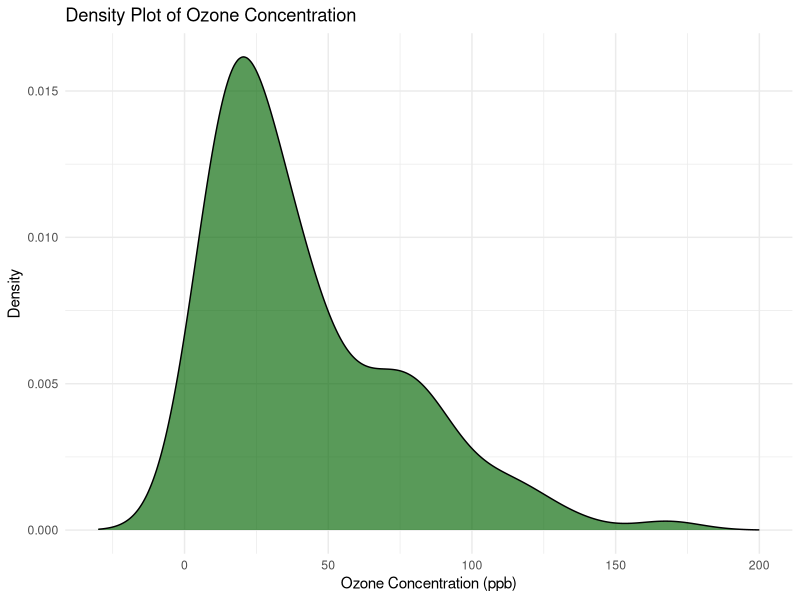
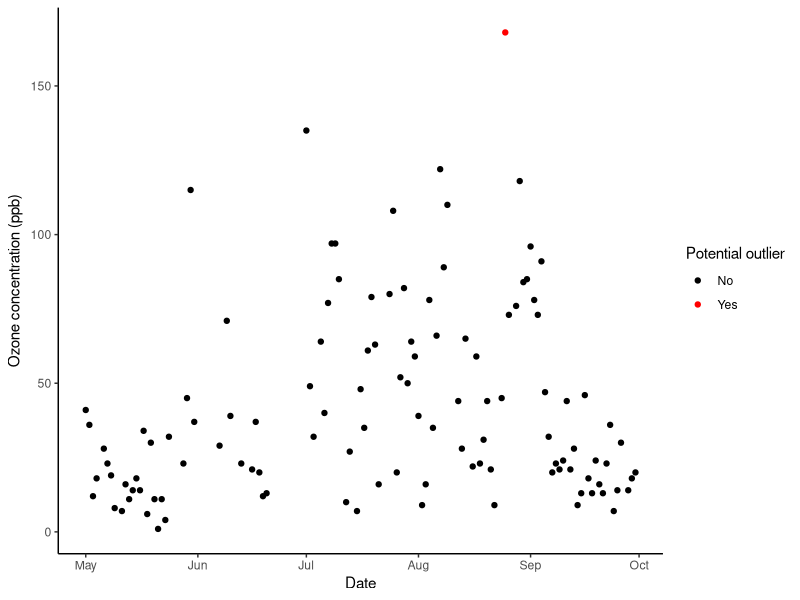
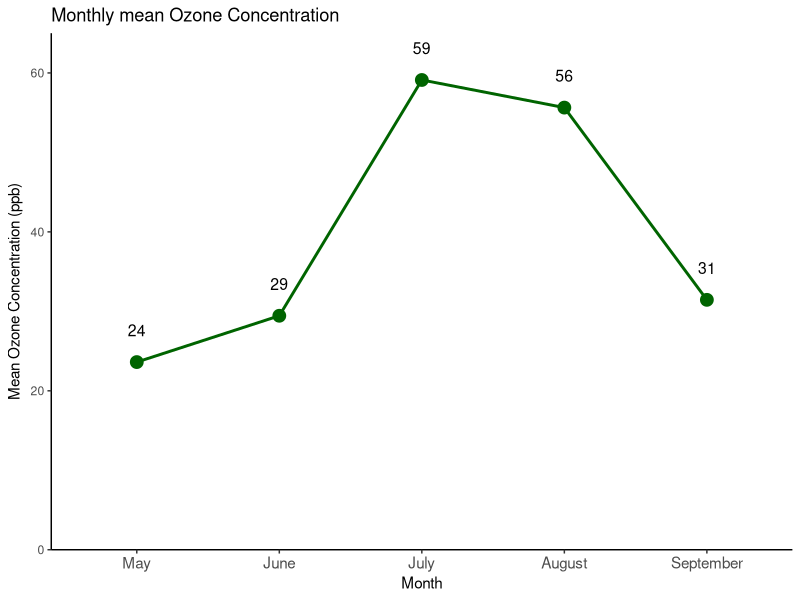

Write the R code that produced these figures, in order.
## ---- chunk 1
airquality <- datasets::airquality
## ---- chunk 2
library(ggplot2)
## ---- chunk 3
year <- c(rep(1973,153)) #Data are all from the same year

numeric_dates <- data.frame(
                   cbind(airquality$Day, 
                         airquality$Month, #create a dataset with 3 columns
                         year)            
                   )
names(numeric_dates) <- c("day", "month", "year")

dates <- as.Date(with(numeric_dates, paste(year, month, day, sep = "-")), format = "%Y-%m-%d")

airquality <- airquality |> 
  dplyr::mutate(Date = dates)

## ---- chunk 4
summary(airquality$Ozone)
## ---- chunk 5
ggplot(airquality, aes(x = Ozone)) +
  geom_density(fill = "darkgreen", alpha = 0.65, na.rm = TRUE) + 
  labs(title = "Density Plot of Ozone Concentration", 
       x = "Ozone Concentration (ppb)", 
       y = "Density") +
  scale_x_continuous(limits = c(-30,200)) +
  theme_minimal()
## ---- chunk 6
residuals <- lm(Ozone~Temp + Wind + Solar.R, data = airquality)$residuals
rowindex_residuals <- as.integer(names(boxplot.stats(residuals, coef = 2)$out))

plot_airquality_out <- airquality |> 
  dplyr::mutate(rowindex = dplyr::row_number()) |> 
  dplyr::mutate(outlier = rowindex %in% rowindex_residuals)

plot_airquality_out |> 
  ggplot(aes(x = Date, y = Ozone, color = outlier)) +
  geom_point() +
  scale_color_manual("Potential outlier",
                     values = c("black", "red"),
                     labels = c("No", "Yes")
                     ) +
  labs( y = expression(paste("Ozone concentration (ppb)"))) +
  theme_classic()
## ---- chunk 7
rowindex_residuals #locate outlier
airquality[117,]

## ---- chunk 8
airquality_short <- airquality |> 
                    dplyr::slice(-c(117))

## ---- chunk 9
linear_ozone <- lm(Ozone ~ Solar.R + Temp + Wind, data = airquality_short)
summary(linear_ozone)
## ---- chunk 10

monthly_summary <- airquality_short |> 
  dplyr::group_by(Month) |> 
  dplyr::summarise(
    mean_temp = mean(Temp, na.rm = TRUE),
    mean_radiation = mean(Solar.R, na.rm = TRUE),
    mean_wind = mean(Wind, na.rm = TRUE)
  )

monthly_summary



## ---- chunk 11
ozone_mean <- airquality_short |> 
  dplyr::group_by(Month) |> 
  dplyr::summarise(mean_oz = mean(Ozone, na.rm = TRUE))



plot_mean_oz <- ggplot(ozone_mean, aes(x = factor(Month), 
                                       y = mean_oz, group = 1)) +
  geom_line(color = "darkgreen", size = 1) +
  geom_point(size = 4, color = "darkgreen", fill = "darkgreen", shape = 21)+
  
  geom_text(aes(y = mean_oz + 4, label = format(mean_oz, digits = 2)), 
            size = 4, 
            color = "black") +
  theme_classic() +
  labs(title = "Monthly mean Ozone Concentration",
       x = "Month", 
       y = expression(paste("Mean Ozone Concentration (ppb)"))) +
   scale_x_discrete(labels = c("5" = "May", "6" = "June", "7" = "July", "8" = "August", "9" = "September")) +
  theme(axis.text.x = element_text(size = 11)) +
  scale_y_continuous(limits = c(0, 65), expand = c(0, 0))
 

plot_mean_oz
